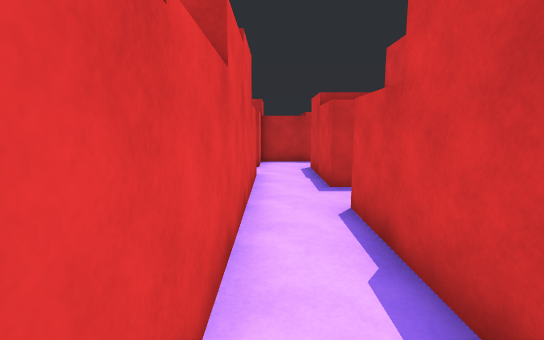
view 1 (above)

15 first-person views from a walk through a 3-D level made in the Unity game engine. The camera is 1.5 m above the floor, tilts 8° down and sees 85° across. The floor is counted in squares, 1 m on a side. Each view is taken from the middle of a square. On the plan, view 1 faces up. The plan holds only what a view shows up to about 15 squares ahead; the rest is blank.

view 2
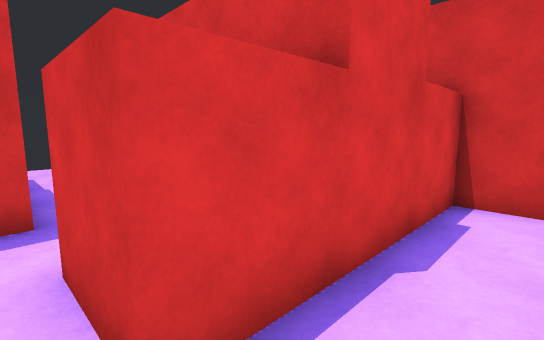

view 3
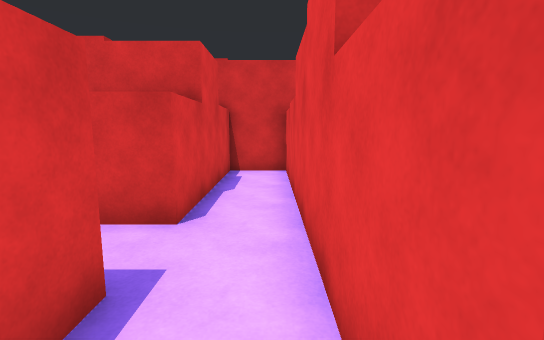

view 4
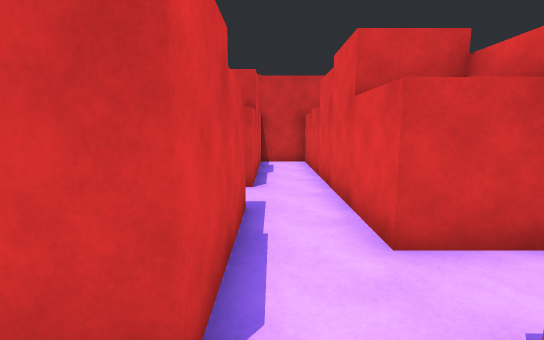

view 5
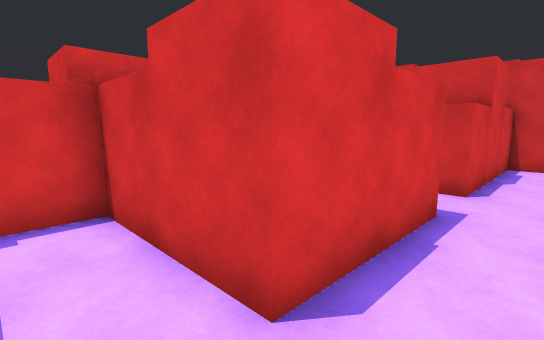

view 6
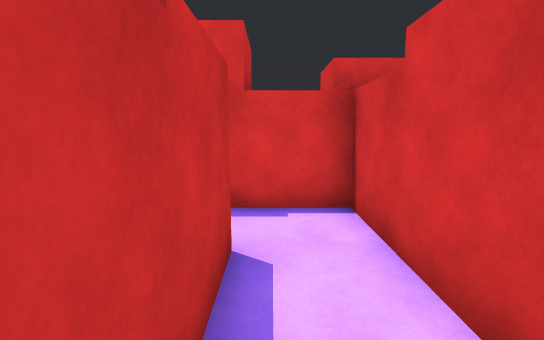

view 7
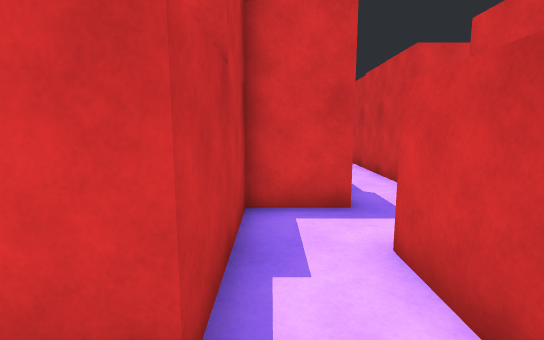

view 8
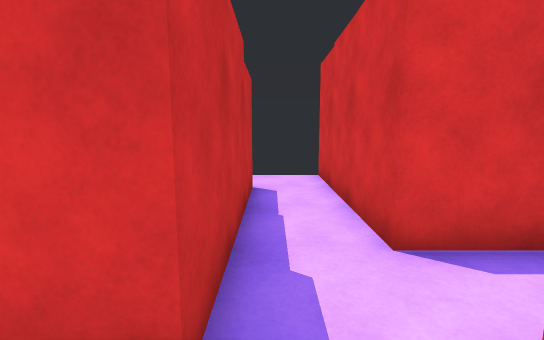

view 9
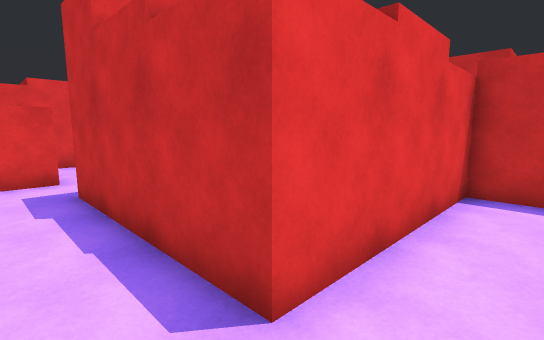

view 10
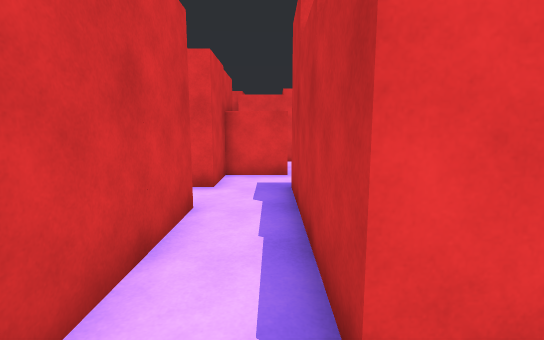

view 11
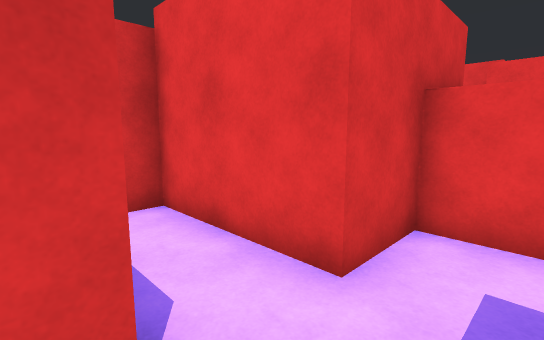

view 12
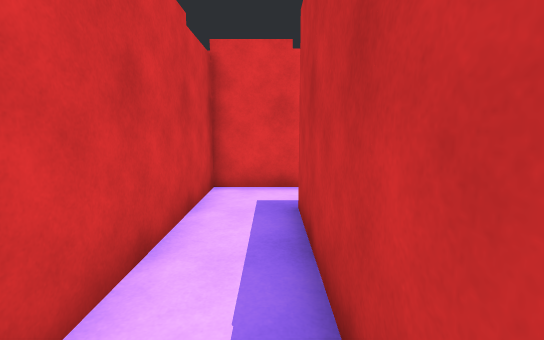

view 13
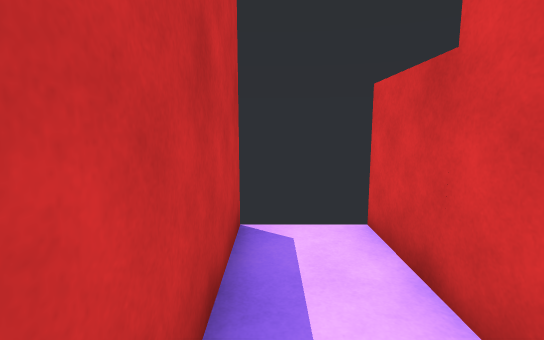

view 14
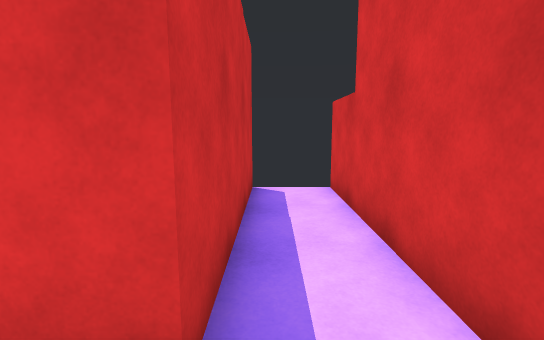

view 15
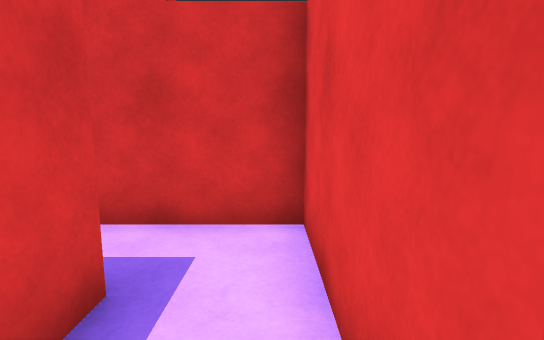

### Floor plan
Ten units are one square. View 1 is at (0, 0); x grows to the right and y downward. Boxes are objects, and circles mark ways between rooms. Rooms are numbered by the first view taken in them; rooms with no view inside come last. Other rooms are left out.
<svg viewBox="-55 -150 195 160">
<path fill="none" stroke="#000" d="M15 -75 15 -95M-5 -95 -5 5 15 5 15 -55M-24 -95 -5 -95M15 -95 15 -115M-5 -128 -5 -115M15 -135 -5 -135M75 -35 135 -35M15 -55 35 -55 35 -35 55 -35M129 -115 115 -115 115 -55 55 -55 55 -75 15 -75M55 -35 55 5 135 5M135 -15 75 -15 75 -35M35 -135 15 -135M15 -115 55 -115 55 -139"/>
<circle cx="5" cy="-85" r="3" fill="#2a7"/>
<circle cx="25" cy="-65" r="3" fill="#2a7"/>
<circle cx="25" cy="-125" r="3" fill="#2a7"/>
<circle cx="65" cy="-25" r="3" fill="#2a7"/>
<text x="0" y="-50">1</text>
<text x="-50" y="-70">2</text>
<text x="90" y="-50">3</text>
<text x="90" y="-10">4</text>
<text x="30" y="-130">5</text>
</svg>
Room 1 opens to room 2. Room 1 opens to room 3. Room 2 opens to room 5. Room 3 opens to room 4.

Where each view was taken, in squares from view 1:
view 1: 0 up, 0 right, facing up
view 2: 6 up, 0 right, facing down-right
view 3: 10 up, 0 right, facing down
view 4: 13 up, 1 right, facing down
view 5: 13 up, 0 right, facing down-right
view 6: 13 up, 0 right, facing right
view 7: 7 up, 0 right, facing right
view 8: 5 up, 4 right, facing right
view 9: 4 up, 13 right, facing up-left
view 10: 5 up, 13 right, facing left
view 11: 5 up, 8 right, facing down-left
view 12: 1 up, 13 right, facing left
view 13: 1 up, 9 right, facing right
view 14: 1 up, 6 right, facing right
view 15: 4 up, 6 right, facing down
